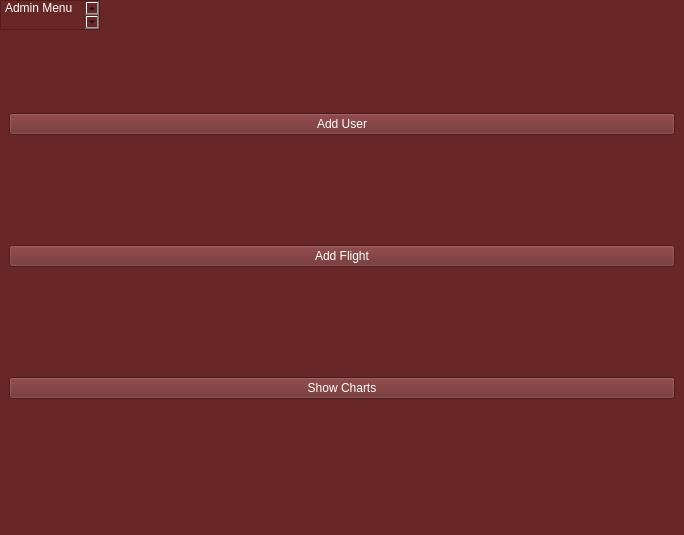
<?xml version="1.0" encoding="UTF-8"?>
<ui version="4.0">
    <class>MainWindow</class>
    <widget class="QMainWindow" name="MainWindow">
        <property name="geometry">
            <rect>
                <x>0</x>
                <y>0</y>
                <width>684</width>
                <height>535</height>
            </rect>
        </property>
        <property name="windowTitle">
            <string>MainWindow</string>
        </property>
        <property name="styleSheet">
            <string notr="true">background-color: rgb(104, 38, 38);</string>
        </property>
        <widget class="QWidget" name="centralwidget">
            <layout class="QVBoxLayout">
                <item>
                    <widget class="QPushButton" name="addUser">
                        <property name="styleSheet">
                            <string notr="true">color: rgb(255, 255, 255);
font: 16pt "MS Shell Dlg 2";</string>
                        </property>
                        <property name="text">
                            <string>Add User</string>
                        </property>
                    </widget>
                </item>
                <item>
                    <widget class="QPushButton" name="addFlight">
                        <property name="styleSheet">
                            <string notr="true">color: rgb(255, 255, 255);
font: 16pt "MS Shell Dlg 2";</string>
                        </property>
                        <property name="text">
                            <string>Add Flight</string>
                        </property>
                    </widget>
                </item>
                <item>
                    <widget class="QPushButton" name="graph_bt">
                        <property name="styleSheet">
                            <string notr="true">color: rgb(255, 255, 255);
font: 16pt "MS Shell Dlg 2";</string>
                        </property>
                        <property name="text">
                            <string>Show Charts</string>
                        </property>
                    </widget>
                </item>
                <!-- Add other buttons and widgets here -->
            </layout>
            <layout class="QHBoxLayout">
                <item>
                    <widget class="QLabel" name="label">
                        <property name="styleSheet">
                            <string notr="true"/>
                        </property>
                        <property name="text">
                            <string/>
                        </property>
                        <property name="pixmap">
                            <pixmap>C:/Users/Speed/Pictures/123.jpg</pixmap>
                        </property>
                    </widget>
                </item>
                <item>
                    <widget class="QPlainTextEdit" name="plainTextEdit">
                        <property name="styleSheet">
                            <string notr="true">font: 75 22pt "MS Shell Dlg 2";
color:rgb(255, 255, 255);
border-color: rgb(104, 38, 38)</string>
                        </property>
                        <property name="plainText">
                            <string>Welcome to Admin Menu</string>
                        </property>
                    </widget>
                </item>
            </layout>
        </widget>
        <widget class="QMenuBar" name="menubar">
            <property name="geometry">
                <rect>
                    <x>0</x>
                    <y>0</y>
                    <width>684</width>
                    <height>21</height>
                </rect>
            </property>
        </widget>
        <widget class="QStatusBar" name="statusbar"/>
    </widget>
    <resources>
        <include location="admin.qrc"/>
    </resources>
    <connections/>
</ui>
